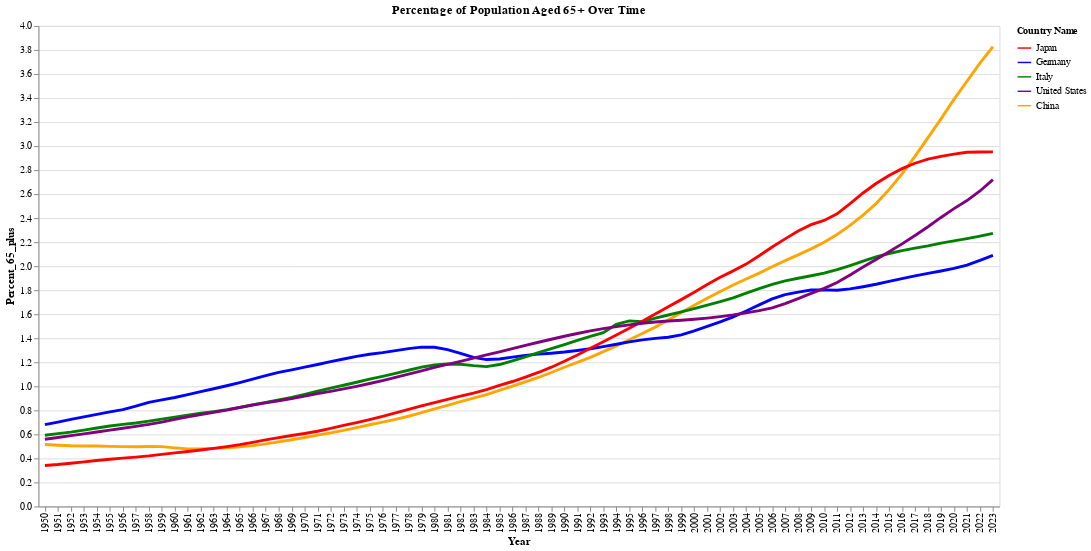

Source (notebook cell):
### Markdown cell above
Aging Population Over Time

### Code cell
# Select the countries that we want to visualize
# Countries: Japan, Germany, Italy, United States, China
countries = ['Japan', 'Germany', 'Italy', 'United States', 'China']

# Define a color dictionary for the countries
color_dict = {
    'Japan': 'red',
    'Germany': 'blue',
    'Italy': 'green',
    'United States': 'purple',
    'China': 'orange'
}

# Filter the data for the selected countries
filtered_data = population_age_65_plus[population_age_65_plus['Country Name'].isin(countries)]

# Create the base chart
base = alt.Chart(filtered_data).encode(
    x='Year:O',
    y='Percent_65_plus:Q',
    color=alt.Color('Country Name:N', scale=alt.Scale(domain=list(color_dict.keys()), range=list(color_dict.values()))),
    tooltip=['Country Name', 'Year', 'Percent_65_plus']
)

# Create the line chart
line_chart = base.mark_line(size=3)

# Combine the chart with legend
combined_chart = line_chart.properties(
    title='Percentage of Population Aged 65+ Over Time',
    width=1000,
    height=500
).configure_legend(
    orient='right',
    symbolSize=200,
    titleFontSize=10,
    
)

# Display the chart
combined_chart.display()

### Figure 1 — Vega-Lite specification as saved in the notebook (floating-point values rounded to 4 significant figures; data arrays with more than 128 entries replaced by an {"elided": "..."} marker saying what was removed)
{"config": {"view": {"continuousWidth": 300, "continuousHeight": 300}, "legend": {"orient": "right", "symbolSize": 200, "titleFontSize": 10}}, "data": {"name": "data-ccbbdade79635417867301a15a02ee9c"}, "mark": {"type": "line", "size": 3}, "encoding": {"color": {"field": "Country Name", "scale": {"domain": ["Japan", "Germany", "Italy", "United States", "China"], "range": ["red", "blue", "green", "purple", "orange"]}, "type": "nominal"}, "tooltip": [{"field": "Country Name", "type": "nominal"}, {"field": "Year", "type": "quantitative"}, {"field": "Percent_65_plus", "type": "quantitative"}], "x": {"field": "Year", "type": "ordinal"}, "y": {"field": "Percent_65_plus", "type": "quantitative"}}, "height": 500, "title": "Percentage of Population Aged 65+ Over Time", "width": 1000, "$schema": "https://vega.github.io/schema/vega-lite/v5.20.1.json", "datasets": {"data-ccbbdade79635417867301a15a02ee9c": {"elided": "370 records"}}}
